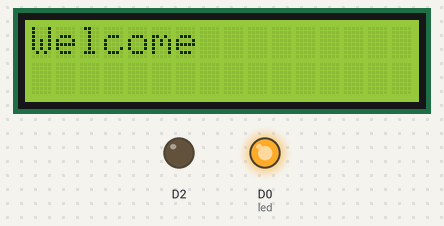
Bench run of a sketch on a simulated ESP8266 (NodeMCU). Parts: 16×2 character LCD, output pins drawn as LEDs (lit = HIGH). WiFi joins after 1.5 s; servers stay silent unless stated; what the sketch prints to the serial monitor is not drawn.

Above: at 2.1 s.
At 4.1 s:
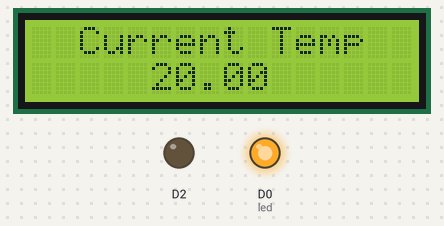

The sketch:

Final_assignment.ino
```cpp
#include <ESP8266WiFi.h>
#include <WiFiClient.h>
#include <ESP8266WiFiMulti.h>   // Include the Wi-Fi-Multi library
#include <ESP8266WebServer.h>   // Include the WebServer library
#include <ESP8266mDNS.h>        // Include the mDNS library
#include <LiquidCrystal_I2C.h> // INclude the display

// set the LCD number of columns and rows
int lcdColumns = 16;
int lcdRows = 2;
LiquidCrystal_I2C lcd(0x27, lcdColumns, lcdRows);


ESP8266WiFiMulti wifiMulti;
// Create an instance of the server
ESP8266WebServer server(80);

float temperature=20;

const int led = D0;
const int display_1=D1;
const int display_2=D2;


void handleRoot();
void handleLED();
void handleNotFound();

void setup() {
  delay(1000);
   Serial.begin(115200);
  delay(1000);

  pinMode(led, OUTPUT);
  digitalWrite(led,1);

  //display
  pinMode(D1, INPUT);
  pinMode(D2, OUTPUT);
  lcd.init();
  lcd.backlight();
  lcd.print("Welcome");
  delay(2000);
  setLCD();
  // Connect to WiFi network
  Serial.println();
  wifiMulti.addAP("ONE", "oybq9273");  // add Wi-Fi networks you want to connect to
  //wifiMulti.addAP("DTUguest", "");

  Serial.println();
  Serial.print("Connecting ...");
  //WiFi.begin(ssid, password);

  while (wifiMulti.run() != WL_CONNECTED) {
    delay(500);
    Serial.print(".");
  }
  Serial.println("");
  Serial.println("WiFi connected to ");
  Serial.println(WiFi.SSID());
  Serial.println("IP address: ");
  Serial.println(WiFi.localIP());

  if (MDNS.begin("iot")) {              // Start the mDNS responder for esp8266.local
    Serial.println("mDNS responder started");
  } else {
    Serial.println("Error setting up MDNS responder!");
  }


  server.on("/", HTTP_GET, handleRoot);
  server.on("/LED", HTTP_POST, handleLED);
  server.on("/LEDBLINK", HTTP_POST, handleLEDBLINK);
  server.on("/change_temperature", HTTP_POST, change_temperature);

  server.onNotFound(handleNotFound);

  // Start the server
  server.begin();

  Serial.print("Server started");
}

void change_temperature(){
    temperature=temperature+1;
    setLCD();
    server.sendHeader("Location","/");        // Add a header to respond with a new location for the browser to go to the home page again
    server.send(303);                         // Send it back to the browser with an HTTP status 303 (See Other) to redirect
}
void setLCD(){
  char array1[]= "  Current Temp   ";
char array2[15];
  lcd.setCursor(0,0);
  lcd.print(array1);
  lcd.setCursor(5,1);  // set the cursor to column 15, line 1

  lcd.print(temperature);

  char str_temp[6];

  /* 4 is mininum width, 2 is precision; float value is copied onto str_temp*/
  dtostrf(temperature, 4, 2, str_temp);
  sprintf(array2,"%s          ", str_temp);
}
void loop() {
  // Check if a client has connected
  server.handleClient();

}

void handleRoot() {                         // When URI / is requested, send a web page with a button to toggle the LED
  server.send(200, "text/html", "<html><title>Internet of Things - Demonstration</title><meta charset=\"utf-8\">\
      </head><body><h1>Velkommen til denne WebServer</h1> \
      <p>Internet of Things (IoT) er \"tingenes Internet\" - dagligdags ting kommer på nettet og får ny værdi. Det kan løse mange udfordringer.</p> \
      <p>Her kommunikerer du med en webserver på en lille microcontroller af typen Arduino, som i dette tilfælde styrer en digital udgang, som du så igen kan bruge til at styre en lampe, en ventilator, tænde for varmen eller hvad du lyster</p> \
      <p>Klik på nedenstående knap for at tænde eller slukke LED på port D2</p> \
      <form action=\"/LED\" method=\"POST\" ><input type=\"submit\" value=\"Skift tilstand på LED\" style=\"width:500px; height:100px; font-size:24px\"></form>  \
      <form action=\"/LEDBLINK\" method=\"POST\" ><input type=\"submit\" value=\"Få LED til at blinke\" style=\"width:500px; height:100px; font-size:24px\"></form> \
      <input type=\"/number\" default=temperature> <form action=\"/change_temperature\" method=\"POST\" ><input type=\"submit\" value=\"change temperature\" style=\"width:500px; height:100px; font-size:24px\"></form>\
      <p>Med en Arduino ESP8266 kan du lave et have a sjove projekter</p> \
      <p>Vil du vide mere: Kig på hjemmesiden for uddannelsen : <a href=\"www.dtu.dk/net\">Netværksteknologi og it</a></p> \
      </body></html>");
}

void handleLED() {                          // If a POST request is made to URI /LED
  digitalWrite(led,!digitalRead(led));      // Change the state of the LED
  server.sendHeader("Location","/");        // Add a header to respond with a new location for the browser to go to the home page again
  server.send(303);                         // Send it back to the browser with an HTTP status 303 (See Other) to redirect
}

void handleLEDBLINK() {                          // If a POST request is made to URI /LED
  for (int i =0;i<30;i++){
  digitalWrite(led,!digitalRead(led));      // Change the state of the LED
  delay(100);
  }
  server.sendHeader("Location","/");        // Add a header to respond with a new location for the browser to go to the home page again
  server.send(303);                         // Send it back to the browser with an HTTP status 303 (See Other) to redirect
}

void handleNotFound(){
  server.send(404, "text/plain", "404: Not found"); // Send HTTP status 404 (Not Found) when there's no handler for the URI in the request
}
```

Measured:
- what the display in image 0 shows lasts 2.0 s, from 2.1 s to 4.1 s
